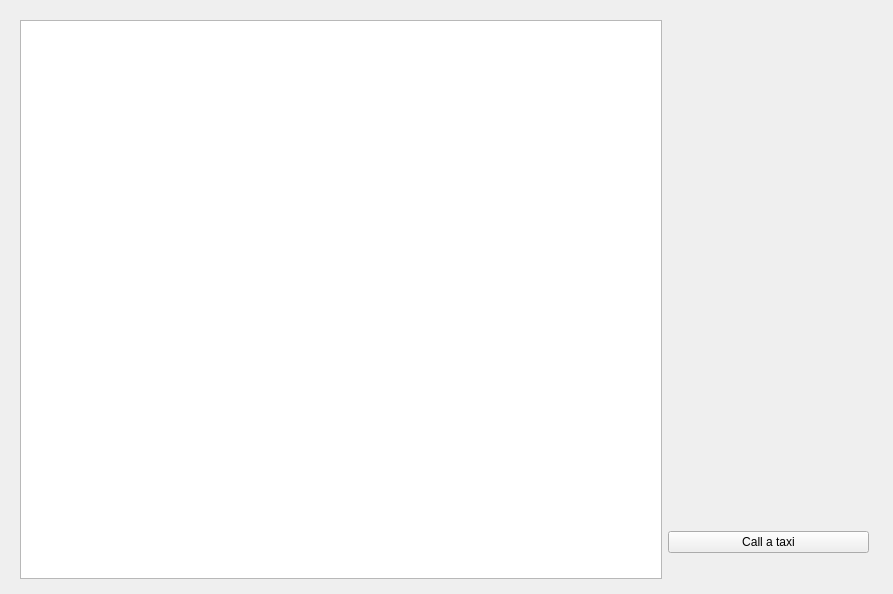
<?xml version="1.0" encoding="UTF-8"?>
<ui version="4.0">
 <class>MainWindow</class>
 <widget class="QMainWindow" name="MainWindow">
  <property name="geometry">
   <rect>
    <x>0</x>
    <y>0</y>
    <width>893</width>
    <height>594</height>
   </rect>
  </property>
  <property name="windowTitle">
   <string>MainWindow</string>
  </property>
  <widget class="QWidget" name="centralWidget">
   <widget class="QWidget" name="horizontalLayoutWidget">
    <property name="geometry">
     <rect>
      <x>9</x>
      <y>9</y>
      <width>871</width>
      <height>581</height>
     </rect>
    </property>
    <layout class="QHBoxLayout" name="horizontalLayout" stretch="16,5">
     <item>
      <layout class="QVBoxLayout" name="verticalLayout">
       <item>
        <widget class="QTextBrowser" name="textBrowser"/>
       </item>
      </layout>
     </item>
     <item>
      <layout class="QVBoxLayout" name="verticalLayout_2" stretch="20,1,1">
       <item>
        <spacer name="verticalSpacer">
         <property name="orientation">
          <enum>Qt::Vertical</enum>
         </property>
         <property name="sizeHint" stdset="0">
          <size>
           <width>20</width>
           <height>40</height>
          </size>
         </property>
        </spacer>
       </item>
       <item>
        <widget class="QPushButton" name="pushButton">
         <property name="text">
          <string>Call a taxi</string>
         </property>
        </widget>
       </item>
       <item>
        <spacer name="verticalSpacer_2">
         <property name="orientation">
          <enum>Qt::Vertical</enum>
         </property>
         <property name="sizeHint" stdset="0">
          <size>
           <width>20</width>
           <height>40</height>
          </size>
         </property>
        </spacer>
       </item>
      </layout>
     </item>
    </layout>
   </widget>
  </widget>
 </widget>
 <layoutdefault spacing="6" margin="11"/>
 <resources/>
 <connections/>
</ui>
